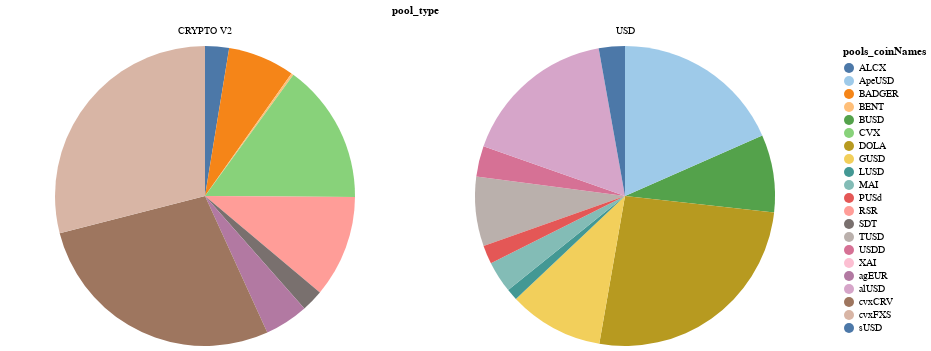

Source (notebook cell):
### Code cell
(
    alt.Chart(df_tvl)
    .mark_arc()
    .encode(
        theta="dailyPoolSnapshots_reservesUSD:Q", 
        color=alt.Color("pools_coinNames:N", scale=alt.Scale(scheme="tableau20")), 
        facet=alt.Facet('pool_type:N', columns=3),
        tooltip=[
            alt.Tooltip("pools_coinNames:N", title="Token"), 
            alt.Tooltip("dailyPoolSnapshots_reservesUSD:Q", format="$,d", title="TVL"),
            alt.Tooltip("tvl_share:Q", format=".1%", title="TVL Share")
        ] 
    )
    .resolve_scale(theta="independent")
)

### Figure 1 — Vega-Lite specification as saved in the notebook (floating-point values rounded to 4 significant figures)
{"config": {"view": {"continuousWidth": 400, "continuousHeight": 300}}, "data": {"name": "data-a3643ab1807cfdab2e5ba3d648c03fba"}, "mark": "arc", "encoding": {"color": {"field": "pools_coinNames", "scale": {"scheme": "tableau20"}, "type": "nominal"}, "facet": {"columns": 3, "field": "pool_type", "type": "nominal"}, "theta": {"field": "dailyPoolSnapshots_reservesUSD", "type": "quantitative"}, "tooltip": [{"field": "pools_coinNames", "title": "Token", "type": "nominal"}, {"field": "dailyPoolSnapshots_reservesUSD", "format": "$,d", "title": "TVL", "type": "quantitative"}, {"field": "tvl_share", "format": ".1%", "title": "TVL Share", "type": "quantitative"}]}, "resolve": {"scale": {"theta": "independent"}}, "$schema": "https://vega.github.io/schema/vega-lite/v4.17.0.json", "datasets": {"data-a3643ab1807cfdab2e5ba3d648c03fba": [{"dailyPoolSnapshots_reservesUSD": 338600.0, "pool_type": "CRYPTO V2", "pools_coinNames": "ALCX", "tvl_total": 13120000.0, "tvl_share": 0.02581}, {"dailyPoolSnapshots_reservesUSD": 944600.0, "pool_type": "CRYPTO V2", "pools_coinNames": "BADGER", "tvl_total": 13120000.0, "tvl_share": 0.072}, {"dailyPoolSnapshots_reservesUSD": 32540.0, "pool_type": "CRYPTO V2", "pools_coinNames": "BENT", "tvl_total": 13120000.0, "tvl_share": 0.00248}, {"dailyPoolSnapshots_reservesUSD": 1979000.0, "pool_type": "CRYPTO V2", "pools_coinNames": "CVX", "tvl_total": 13120000.0, "tvl_share": 0.1509}, {"dailyPoolSnapshots_reservesUSD": 1443000.0, "pool_type": "CRYPTO V2", "pools_coinNames": "RSR", "tvl_total": 13120000.0, "tvl_share": 0.11}, {"dailyPoolSnapshots_reservesUSD": 309900.0, "pool_type": "CRYPTO V2", "pools_coinNames": "SDT", "tvl_total": 13120000.0, "tvl_share": 0.02362}, {"dailyPoolSnapshots_reservesUSD": 617100.0, "pool_type": "CRYPTO V2", "pools_coinNames": "agEUR", "tvl_total": 13120000.0, "tvl_share": 0.04704}, {"dailyPoolSnapshots_reservesUSD": 3652000.0, "pool_type": "CRYPTO V2", "pools_coinNames": "cvxCRV", "tvl_total": 13120000.0, "tvl_share": 0.2783}, {"dailyPoolSnapshots_reservesUSD": 3803000.0, "pool_type": "CRYPTO V2", "pools_coinNames": "cvxFXS", "tvl_total": 13120000.0, "tvl_share": 0.2898}, {"dailyPoolSnapshots_reservesUSD": 3723000.0, "pool_type": "USD", "pools_coinNames": "BUSD", "tvl_total": 44470000.0, "tvl_share": 0.08372}, {"dailyPoolSnapshots_reservesUSD": 11560000.0, "pool_type": "USD", "pools_coinNames": "DOLA", "tvl_total": 44470000.0, "tvl_share": 0.2598}, {"dailyPoolSnapshots_reservesUSD": 4546000.0, "pool_type": "USD", "pools_coinNames": "GUSD", "tvl_total": 44470000.0, "tvl_share": 0.1022}, {"dailyPoolSnapshots_reservesUSD": 551900.0, "pool_type": "USD", "pools_coinNames": "LUSD", "tvl_total": 44470000.0, "tvl_share": 0.01241}, {"dailyPoolSnapshots_reservesUSD": 1513000.0, "pool_type": "USD", "pools_coinNames": "MAI", "tvl_total": 44470000.0, "tvl_share": 0.03402}, {"dailyPoolSnapshots_reservesUSD": 3323000.0, "pool_type": "USD", "pools_coinNames": "TUSD", "tvl_total": 44470000.0, "tvl_share": 0.07472}, {"dailyPoolSnapshots_reservesUSD": 1471000.0, "pool_type": "USD", "pools_coinNames": "USDD", "tvl_total": 44470000.0, "tvl_share": 0.03309}, {"dailyPoolSnapshots_reservesUSD": 0.0, "pool_type": "USD", "pools_coinNames": "XAI", "tvl_total": 44470000.0, "tvl_share": 0.0}, {"dailyPoolSnapshots_reservesUSD": 7474000.0, "pool_type": "USD", "pools_coinNames": "alUSD", "tvl_total": 44470000.0, "tvl_share": 0.1681}, {"dailyPoolSnapshots_reservesUSD": 8176000.0, "pool_type": "USD", "pools_coinNames": "ApeUSD", "tvl_total": 44470000.0, "tvl_share": 0.1839}, {"dailyPoolSnapshots_reservesUSD": 885400.0, "pool_type": "USD", "pools_coinNames": "PUSd", "tvl_total": 44470000.0, "tvl_share": 0.01991}, {"dailyPoolSnapshots_reservesUSD": 1250000.0, "pool_type": "USD", "pools_coinNames": "sUSD", "tvl_total": 44470000.0, "tvl_share": 0.02812}]}}
